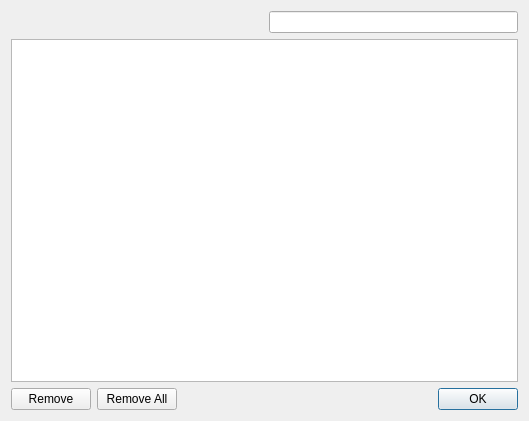
<?xml version="1.0" encoding="UTF-8"?>
<ui version="4.0">
 <class>AutoFillDialog</class>
 <widget class="QDialog" name="AutoFillDialog">
  <property name="geometry">
   <rect>
    <x>0</x>
    <y>0</y>
    <width>529</width>
    <height>421</height>
   </rect>
  </property>
  <property name="windowTitle">
   <string>Dialog</string>
  </property>
  <layout class="QGridLayout" name="gridLayout">
   <item row="0" column="0" colspan="3">
    <spacer name="spacer">
     <property name="orientation">
      <enum>Qt::Horizontal</enum>
     </property>
     <property name="sizeHint" stdset="0">
      <size>
       <width>252</width>
       <height>20</height>
      </size>
     </property>
    </spacer>
   </item>
   <item row="0" column="3" colspan="2">
    <widget class="SearchLineEdit" name="search"/>
   </item>
   <item row="1" column="0" colspan="5">
    <widget class="EditTableView" name="tableView">
     <attribute name="verticalHeaderVisible">
      <bool>false</bool>
     </attribute>
    </widget>
   </item>
   <item row="2" column="0">
    <widget class="QPushButton" name="removeButton">
     <property name="text">
      <string>Remove</string>
     </property>
    </widget>
   </item>
   <item row="2" column="1">
    <widget class="QPushButton" name="removeAllButton">
     <property name="text">
      <string>Remove All</string>
     </property>
    </widget>
   </item>
   <item row="2" column="2" colspan="2">
    <spacer name="horizontalSpacer">
     <property name="orientation">
      <enum>Qt::Horizontal</enum>
     </property>
     <property name="sizeHint" stdset="0">
      <size>
       <width>36</width>
       <height>20</height>
      </size>
     </property>
    </spacer>
   </item>
   <item row="2" column="4">
    <widget class="QDialogButtonBox" name="buttonBox">
     <property name="orientation">
      <enum>Qt::Horizontal</enum>
     </property>
     <property name="standardButtons">
      <set>QDialogButtonBox::Ok</set>
     </property>
    </widget>
   </item>
  </layout>
 </widget>
 <customwidgets>
  <customwidget>
   <class>EditTableView</class>
   <extends>QTableView</extends>
   <header>edittableview.h</header>
  </customwidget>
  <customwidget>
   <class>SearchLineEdit</class>
   <extends>QLineEdit</extends>
   <header>searchlineedit.h</header>
  </customwidget>
 </customwidgets>
 <resources/>
 <connections>
  <connection>
   <sender>buttonBox</sender>
   <signal>accepted()</signal>
   <receiver>AutoFillDialog</receiver>
   <slot>accept()</slot>
   <hints>
    <hint type="sourcelabel">
     <x>248</x>
     <y>254</y>
    </hint>
    <hint type="destinationlabel">
     <x>157</x>
     <y>274</y>
    </hint>
   </hints>
  </connection>
  <connection>
   <sender>buttonBox</sender>
   <signal>rejected()</signal>
   <receiver>AutoFillDialog</receiver>
   <slot>reject()</slot>
   <hints>
    <hint type="sourcelabel">
     <x>316</x>
     <y>260</y>
    </hint>
    <hint type="destinationlabel">
     <x>286</x>
     <y>274</y>
    </hint>
   </hints>
  </connection>
 </connections>
</ui>
